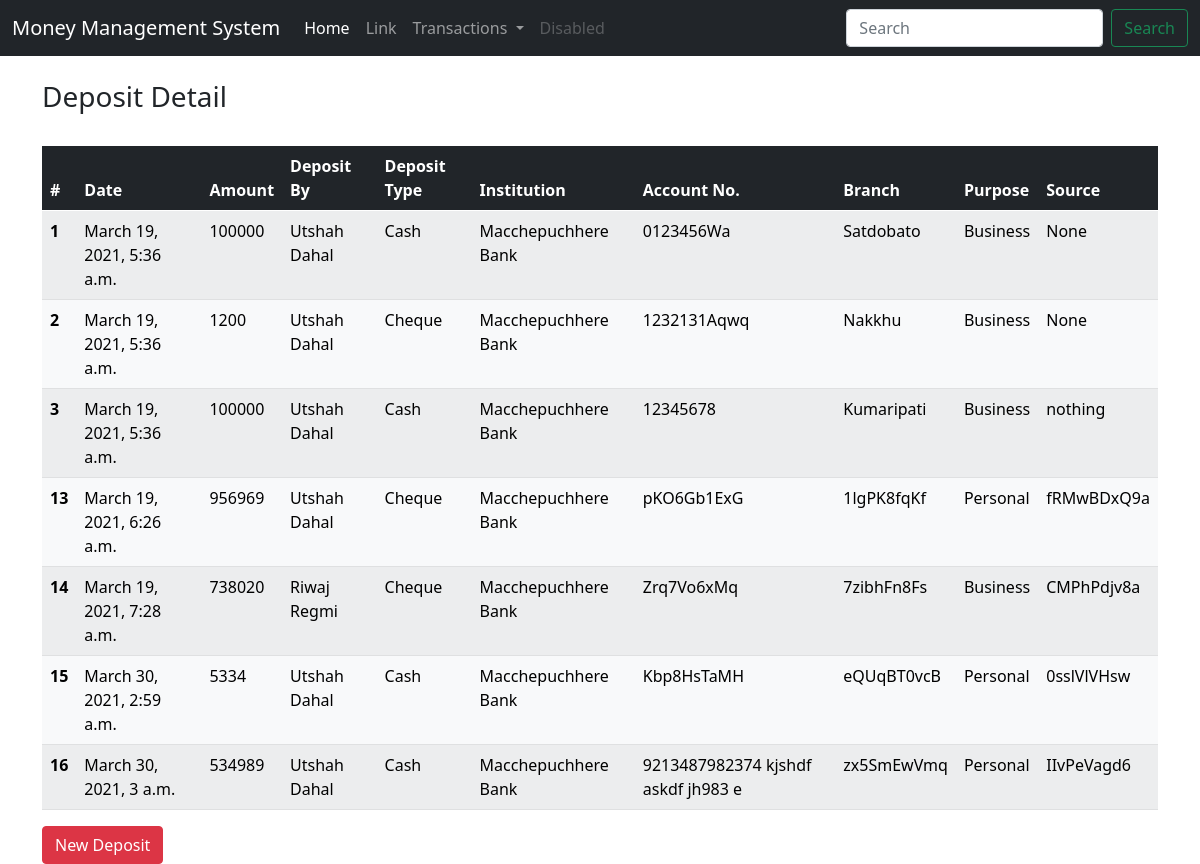
Page /deposit/all/ on the earlier database version.
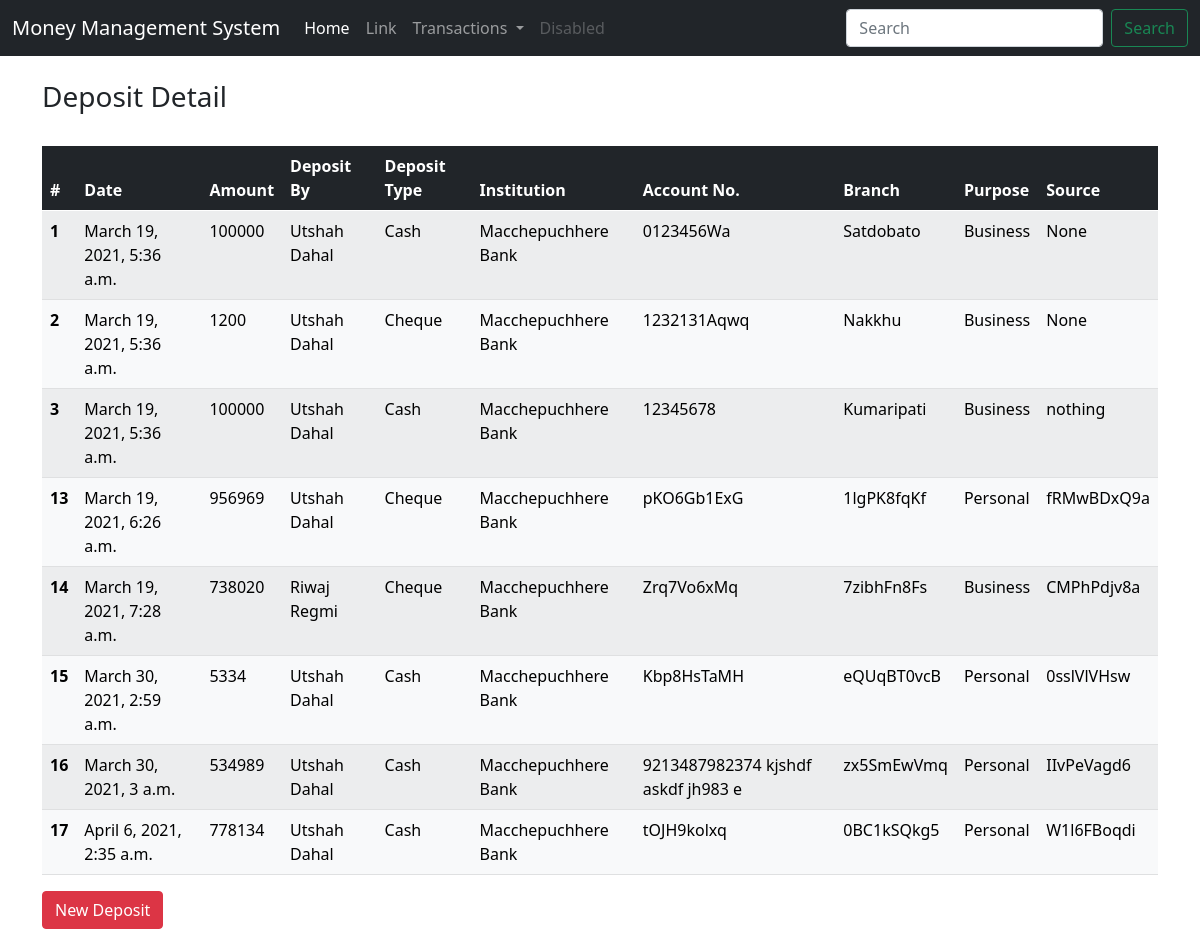
Same page on the later database version.
### deposit/models.py (models this page shows, shortened)
class TimeStamp(models.Model):
    created_at = models.DateTimeField(auto_now_add=True)
    updated_at = models.DateTimeField(null=True, blank=True)
    class Meta:
        abstract = True

class Deposits(TimeStamp):
    deposit_date = models.DateTimeField(auto_now=True)
    account_no = models.CharField(max_length=300)
    amount = models.PositiveIntegerField()
    by = models.ForeignKey(PersonDetail, on_delete=models.CASCADE)
    deposit_method = models.CharField(max_length=150, choices=DEPOSIT_METHOD)
    institution = models.ForeignKey(InstitutionDetail, on_delete=models.CASCADE)
    branch = models.CharField(max_length=200, default='')
    purpose = models.CharField(max_length=200, choices=PURPOSE)
    business_name = models.CharField(max_length=200, null=True, blank=True)
    source_of_deposit = models.CharField(max_length=300, blank=True, null=True)
    source = models.CharField(max_length=250, null=True, blank=True)
    cheque_no = models.CharField(max_length=200, blank=True, null=True)
    cheque_image = models.ImageField(upload_to='images/cheque_images/', null=True, blank=True)
    deposit_slip_image = models.ImageField(upload_to='images/deposit_slip', null=True, blank=True)

class PersonDetail(TimeStamp):
    name = models.CharField(max_length=200)
    contact = models.CharField(max_length=10, null=True, blank=True)
    address = models.CharField(max_length=200, null=True, blank=True)
    def __str__(self):
        return self.name

### master/models.py (models this page shows, shortened)
class TimeStamp(models.Model):
    created_at = models.DateTimeField(auto_now_add=True)
    updated_at = models.DateTimeField(null=True, blank=True)
    class Meta:
        abstract = True

class InstitutionDetail(TimeStamp):
    institution_type = models.ForeignKey(InstitutionType, on_delete=models.CASCADE)
    name = models.CharField(max_length=200)
    balance = models.PositiveIntegerField(default=0)
    address = models.CharField(max_length=200, blank=True, null=True)
    contact = models.CharField(max_length=10, blank=True, null=True)
    def __str__(self):
        return self.name

### deposit/views.py (the view)
# urls.py: path('deposit/all/', DepositListView.as_view(), name='deposit-list'),
class DepositListView(View):
    def get(self, request):
        person_detail = PersonDetail.objects.all()
        deposit_detail = Deposits.objects.all()
        context = {
            'person_detail':person_detail,
            'deposit_detail':deposit_detail,
        }
        return render(request, 'deposit/deposit-list-view.html', context=context)

### templates/deposit/deposit-list-view.html (shortened to what this page needs)
{% extends 'base/base.html' %}
{% block content %}
<div class="container mt-4">
    <div class="row">
        <div class="col-lg">
            <h3>Deposit Detail</h3>
        </div>
    </div>
</div>
<div class="container">
    <table class="table table-dark table-striped w-100 mt-4">
        <thead>
            <tr>
                <th>#</th>
                <th>Date</th>
                <th>Amount</th>
                <th>Deposit By</th>
                <th>Deposit Type</th>
                <th>Institution</th>
                <th>Account No.</th>
                <th>Branch</th>
                <th>Purpose</th>
                <th>Source</th>
            </tr>
        </thead>
        <tbody>
            {% for d in deposit_detail %}
            <tr class="table-light">
                <th scope="row">{{d.id}}</th>
                <td>{{d.deposit_date}}</td>
                <td>{{d.amount}}</td>
                <td>{{d.by}}</td>
                <td>{{d.deposit_method}}</td>
                <td>{{d.institution}}</td>
                <td>{{d.account_no}}</td>
                <td>{{d.branch}}</td>
                <td>{{d.purpose}}</td>
                <td>{{d.source}}</td>
            </tr>
            {% endfor %}
        </tbody>
    </table>
</div>
<div class="container">
    <a href="{% url 'deposit:new-deposit' %}"><button class="btn btn-danger" id="myBtn">New Deposit</button></a>
</div>
{% endblock %}

Differences in the rows shown:
added Deposits: id "17", deposit_date "April 6, 2021, 2:35 a.m.", amount "778134", by "Utshah Dahal", deposit_method "Cash", institution "Macchepuchhere Bank", account_no "tOJH9kolxq", branch "0BC1kSQkg5", purpose "Personal", source "W1l6FBoqdi"
